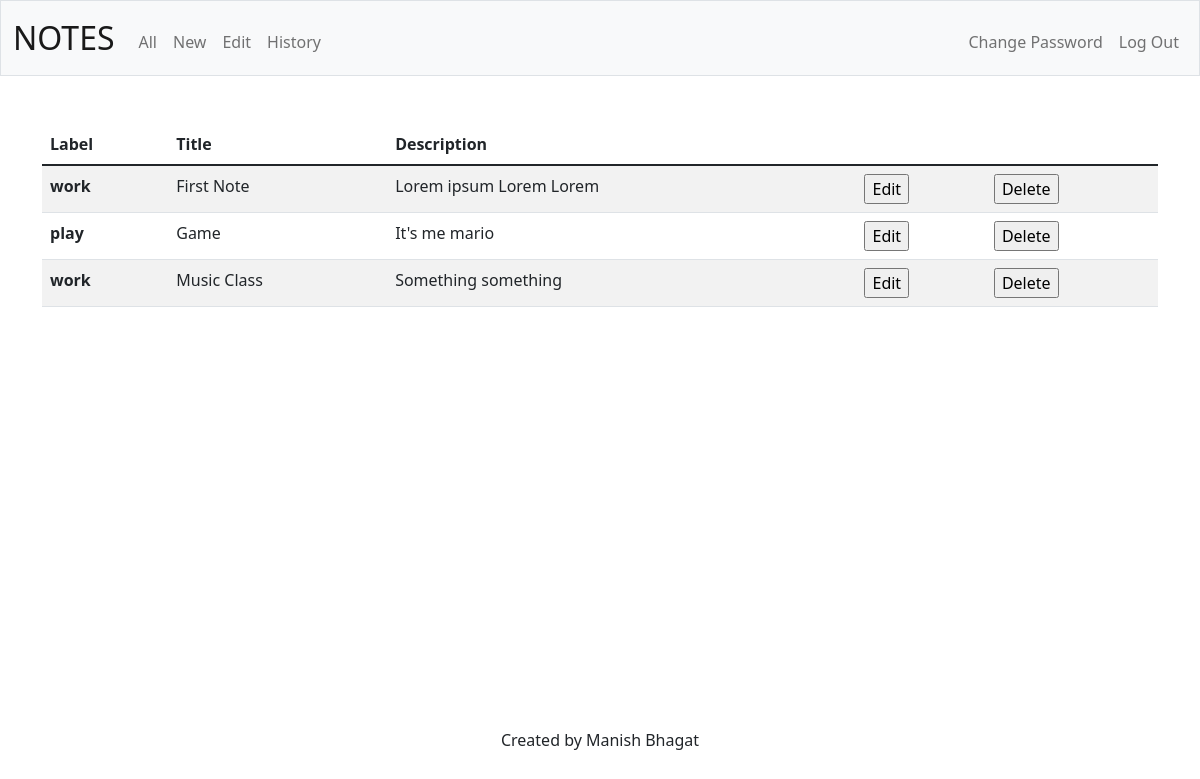
Page /all (signed in) on the earlier database version.
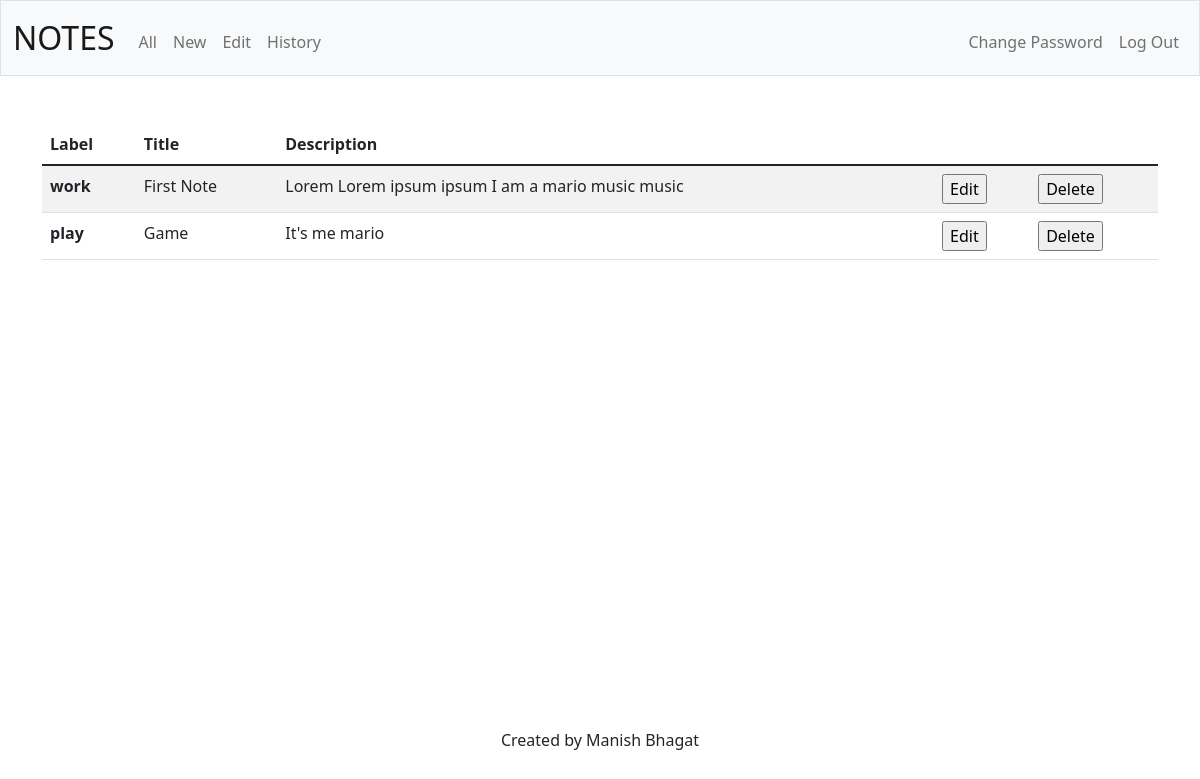
Same page on the later database version.
### tables this page shows
CREATE TABLE notes(
note_id INTEGER PRIMARY KEY AUTOINCREMENT,
user_id INTEGER NOT NULL,
title TEXT NOT NULL,
description TEXT NOT NULL,
label TEXT);

### app.py (the view)
@app.route("/all")
@login_required
def index():
    user_id = session["user_id"]
    rows = db.execute("SELECT label, title, description FROM notes WHERE user_id = ?", user_id)
    return render_template("all.html", rows=rows)

### app.py (called while the page is built)
@app.after_request
def after_request(response):
    response.headers["Cache-Control"] = "no-cache, no-store, must-revalidate"
    response.headers["Expires"] = 0
    response.headers["Pragma"] = "no-cache"
    return response

### helpers.py (called while the page is built)
def login_required(f):
    @wraps(f)
    def decorated_function(*args, **kwargs):
        if session.get("user_id") is None:
            return redirect("/login")
        return f(*args, **kwargs)
    return decorated_function

### templates/all.html (shortened to what this page needs)
{% extends "layout.html" %}
{% block main %}
<table class="table table-striped table-hover">
  <thead>
    <tr>
      <th scope="col">Label</th>
      <th scope="col">Title</th>
      <th scope="col">Description</th>
    </tr>
  </thead>
  <tbody>
      {% for i in rows %}
        <tr>
          <th scope="row">{{ i["label"] }}</th>
          <td>{{ i["title"] }}</td>
          <td>{{ i["description"] }}</td>
          <td>
            <form action="/edit" method="get">
              <input type="submit" value="Edit">
            </form>
          </td>
          <td>
            <form action="/delete" method="post">
              <input type="submit" value="Delete">
            </form>
          </td>
        </tr>
      {% endfor %}
  </tbody>
</table>
{% endblock %}

Differences in the rows shown:
removed notes: label "work", title "Music Class", description "Something something"
changed notes "work": description "Lorem ipsum Lorem Lorem" → "Lorem Lorem ipsum ipsum I am a mario music music"
